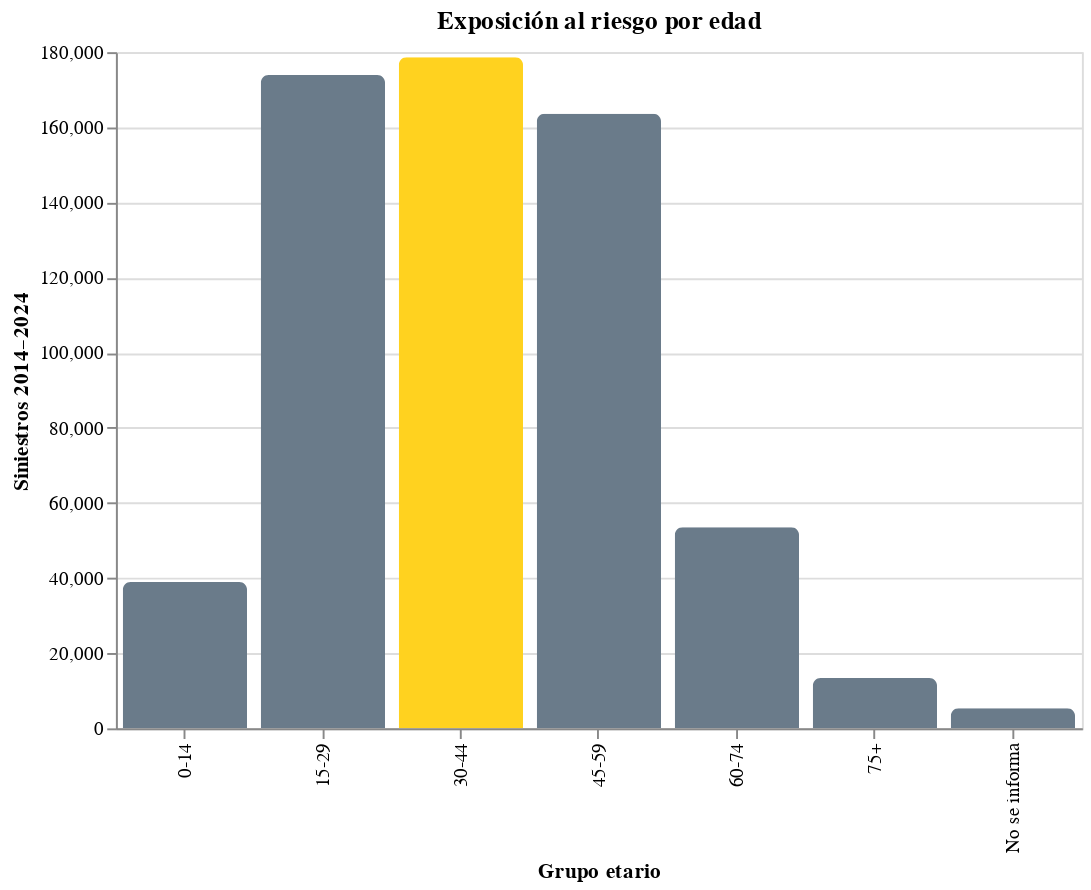

Notebook cell for this chart:
### Code cell
import altair as alt
import pandas as pd

df = pd.read_excel("edades_2014_2024.xlsx")

# Agregar total por grupo
df_total = df.groupby("grupo_edad")["siniestros_totales"].sum().reset_index()

chart = alt.Chart(df_total).mark_bar(
    cornerRadiusTopLeft=4,
    cornerRadiusTopRight=4
).encode(
    x=alt.X("grupo_edad:N", title="Grupo etario"),
    y=alt.Y("siniestros_totales:Q", title="Siniestros 2014–2024"),
    color=alt.condition(
        alt.datum.grupo_edad == "30-44",
        alt.value("#FFD21F"),      # amarillo de alerta
        alt.value("#6A7B8A")       # azul-gris manual
    ),
    tooltip=["grupo_edad","siniestros_totales"]
).properties(
    title="Exposición al riesgo por edad",
    width=500,
    height=350
)

chart

### Figure 1 — Vega-Lite specification as saved in the notebook (floating-point values rounded to 4 significant figures)
{"config": {"view": {"continuousWidth": 300, "continuousHeight": 300}}, "data": {"name": "data-e9fee25d4cd69d446168443c3976a08d"}, "mark": {"type": "bar", "cornerRadiusTopLeft": 4, "cornerRadiusTopRight": 4}, "encoding": {"color": {"condition": {"test": "(datum.grupo_edad === '30-44')", "value": "#FFD21F"}, "value": "#6A7B8A"}, "tooltip": [{"field": "grupo_edad", "type": "nominal"}, {"field": "siniestros_totales", "type": "quantitative"}], "x": {"field": "grupo_edad", "title": "Grupo etario", "type": "nominal"}, "y": {"field": "siniestros_totales", "title": "Siniestros 2014–2024", "type": "quantitative"}}, "height": 350, "title": "Exposición al riesgo por edad", "width": 500, "$schema": "https://vega.github.io/schema/vega-lite/v5.20.1.json", "datasets": {"data-e9fee25d4cd69d446168443c3976a08d": [{"grupo_edad": "0-14", "siniestros_totales": 38960}, {"grupo_edad": "15-29", "siniestros_totales": 173936}, {"grupo_edad": "30-44", "siniestros_totales": 178636}, {"grupo_edad": "45-59", "siniestros_totales": 163574}, {"grupo_edad": "60-74", "siniestros_totales": 53543}, {"grupo_edad": "75+", "siniestros_totales": 13439}, {"grupo_edad": "No se informa", "siniestros_totales": 5326}]}}
